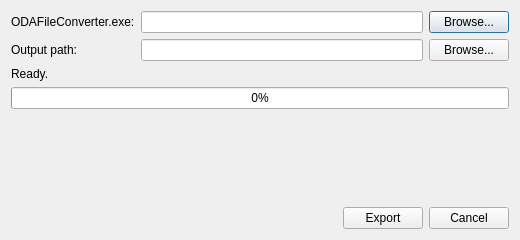
<?xml version="1.0" encoding="UTF-8"?>
<ui version="4.0">
 <class>DialogExportDwg</class>
 <widget class="QDialog" name="DialogExportDwg">
  <property name="geometry">
   <rect>
    <x>0</x>
    <y>0</y>
    <width>520</width>
    <height>240</height>
   </rect>
  </property>
  <property name="windowTitle">
   <string>Export DWG</string>
  </property>
  <layout class="QVBoxLayout" name="verticalLayout">
   <item>
    <layout class="QFormLayout" name="formLayout">
     <item row="0" column="0">
      <widget class="QLabel" name="labelOda">
       <property name="text">
        <string>ODAFileConverter.exe:</string>
       </property>
      </widget>
     </item>
     <item row="0" column="1">
      <layout class="QHBoxLayout" name="horizontalLayoutOda">
       <item>
        <widget class="QLineEdit" name="m_editOdaPath"/>
       </item>
       <item>
        <widget class="QPushButton" name="m_btnBrowseOda">
         <property name="text">
          <string>Browse...</string>
         </property>
        </widget>
       </item>
      </layout>
     </item>
     <item row="1" column="0">
      <widget class="QLabel" name="labelOutput">
       <property name="text">
        <string>Output path:</string>
       </property>
      </widget>
     </item>
     <item row="1" column="1">
      <layout class="QHBoxLayout" name="horizontalLayoutOutput">
       <item>
        <widget class="QLineEdit" name="m_editOutputPath"/>
       </item>
       <item>
        <widget class="QPushButton" name="m_btnBrowseOutput">
         <property name="text">
          <string>Browse...</string>
         </property>
        </widget>
       </item>
      </layout>
     </item>
    </layout>
   </item>
   <item>
    <widget class="QLabel" name="m_lblStatus">
     <property name="text">
      <string>Ready.</string>
     </property>
    </widget>
   </item>
   <item>
    <widget class="QProgressBar" name="m_progressBar">
     <property name="value">
      <number>0</number>
     </property>
    </widget>
   </item>
   <item>
    <spacer name="verticalSpacer">
     <property name="orientation">
      <enum>Qt::Vertical</enum>
     </property>
     <property name="sizeHint" stdset="0">
      <size>
       <width>20</width>
       <height>40</height>
      </size>
     </property>
    </spacer>
   </item>
   <item>
    <layout class="QHBoxLayout" name="horizontalLayoutButtons">
     <item>
      <spacer name="horizontalSpacer">
       <property name="orientation">
        <enum>Qt::Horizontal</enum>
       </property>
       <property name="sizeHint" stdset="0">
        <size>
         <width>40</width>
         <height>20</height>
        </size>
       </property>
      </spacer>
     </item>
     <item>
      <widget class="QPushButton" name="m_btnExport">
       <property name="text">
        <string>Export</string>
       </property>
      </widget>
     </item>
     <item>
      <widget class="QPushButton" name="m_btnCancel">
       <property name="text">
        <string>Cancel</string>
       </property>
      </widget>
     </item>
    </layout>
   </item>
  </layout>
 </widget>
 <resources/>
 <connections/>
</ui>
